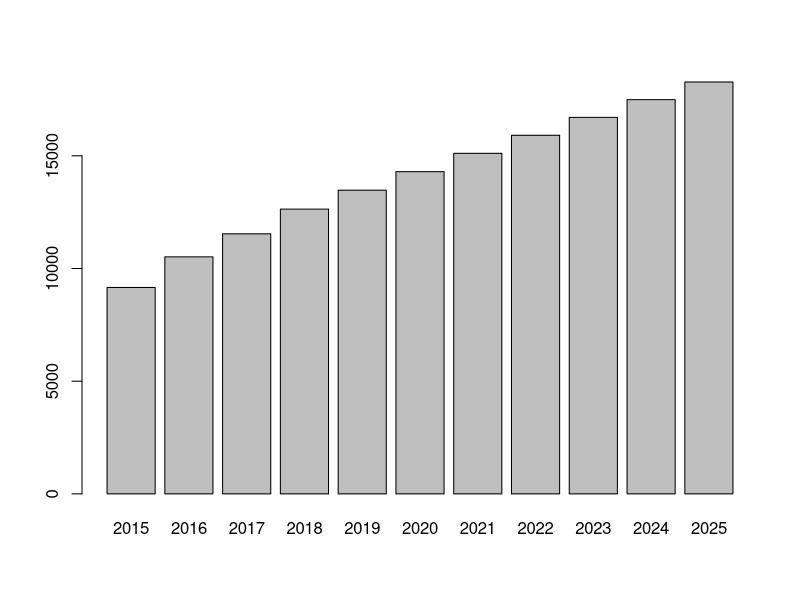
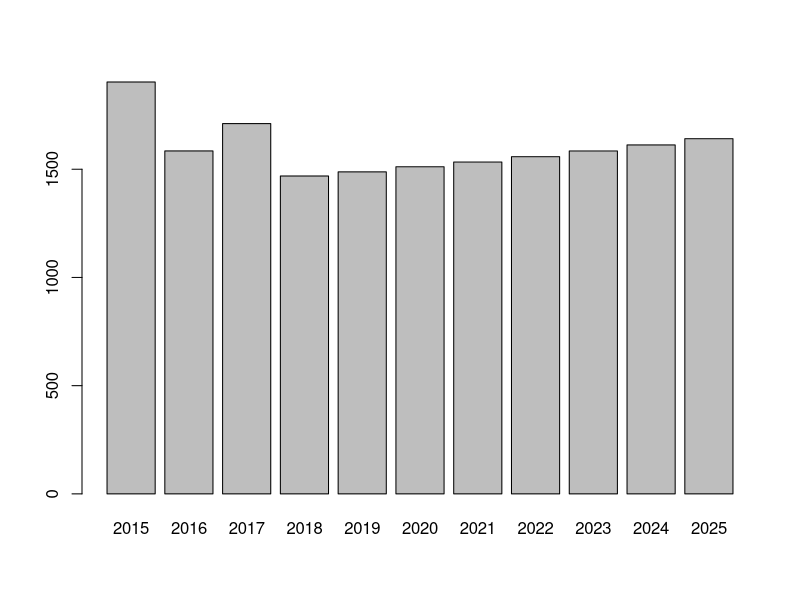
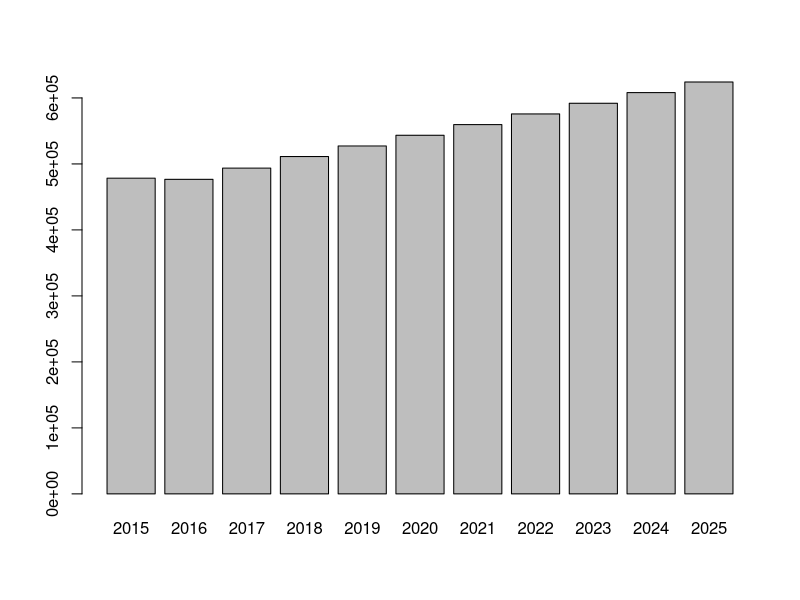
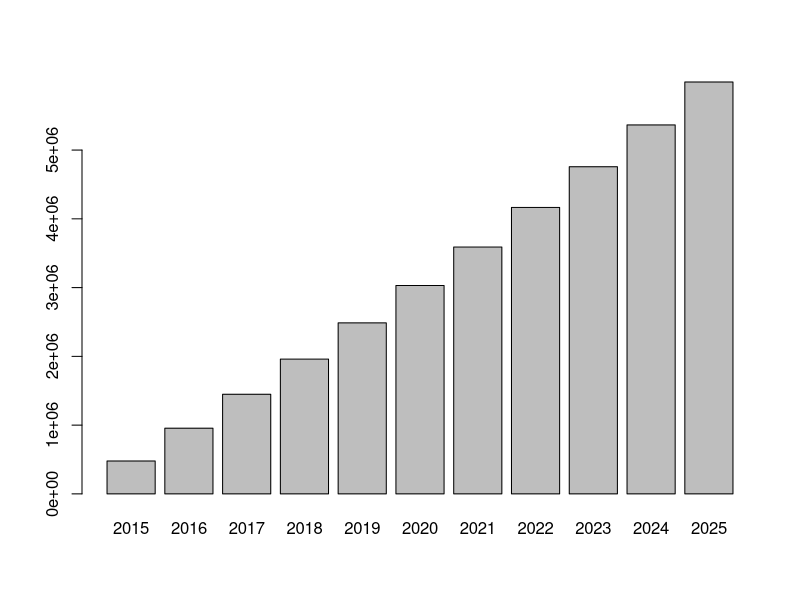
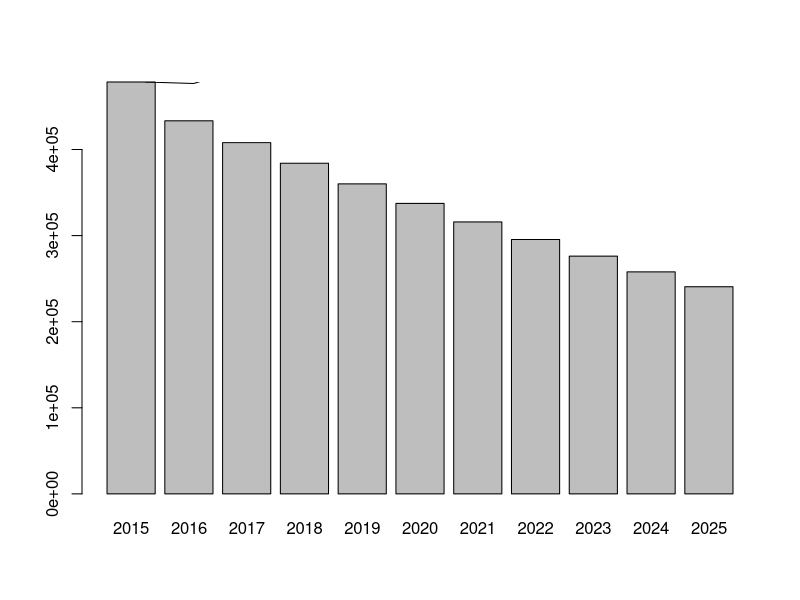
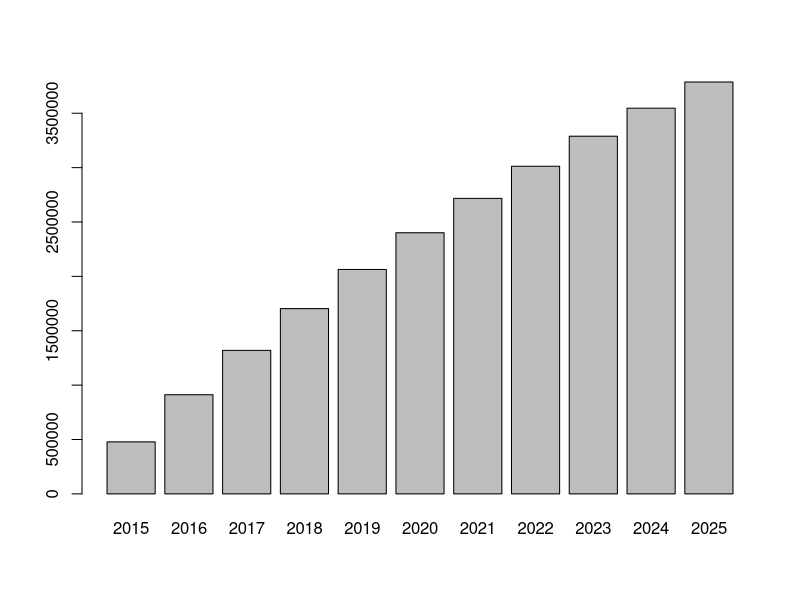

Generate these figures, in order, with R:
# __________________________________________________________
# //////////////////////////////////////////////////////////
#
#    MODULE 4 - CUSTOMER LIFETIME VALUE
# __________________________________________________________
# //////////////////////////////////////////////////////////


# --- SEGMENT CUSTOMERS IN 2014 AND 2015 -------------------
# To clean up the memory of your current R session run the following line
rm(list=ls(all=TRUE))

# Load text file into local variable called 'data'
data = read.delim(file = 'purchases.txt', header = FALSE, sep = '\t', dec = '.')

# Add headers and interpret the last column as a date, extract year of purchase
colnames(data) = c('customer_id', 'purchase_amount', 'date_of_purchase')
data$date_of_purchase = as.Date(data$date_of_purchase, "%Y-%m-%d")
data$year_of_purchase = as.numeric(format(data$date_of_purchase, "%Y"))
data$days_since       = as.numeric(difftime(time1 = "2016-01-01",
                                            time2 = data$date_of_purchase,
                                            units = "days"))

# Invoke library to compute key marketing indicators using SQL language
library(sqldf)

# Segment customers in 2015
customers_2015 = sqldf("SELECT customer_id,
                       MIN(days_since) AS 'recency',
                       MAX(days_since) AS 'first_purchase',
                       COUNT(*) AS 'frequency',
                       AVG(purchase_amount) AS 'amount'
                       FROM data GROUP BY 1")
customers_2015$segment = "NA"
customers_2015$segment[which(customers_2015$recency > 365*3)] = "inactive"
customers_2015$segment[which(customers_2015$recency <= 365*3 & customers_2015$recency > 365*2)] = "cold"
customers_2015$segment[which(customers_2015$recency <= 365*2 & customers_2015$recency > 365*1)] = "warm"
customers_2015$segment[which(customers_2015$recency <= 365)] = "active"
customers_2015$segment[which(customers_2015$segment == "warm" & customers_2015$first_purchase <= 365*2)] = "new warm"
customers_2015$segment[which(customers_2015$segment == "warm" & customers_2015$amount < 100)] = "warm low value"
customers_2015$segment[which(customers_2015$segment == "warm" & customers_2015$amount >= 100)] = "warm high value"
customers_2015$segment[which(customers_2015$segment == "active" & customers_2015$first_purchase <= 365)] = "new active"
customers_2015$segment[which(customers_2015$segment == "active" & customers_2015$amount < 100)] = "active low value"
customers_2015$segment[which(customers_2015$segment == "active" & customers_2015$amount >= 100)] = "active high value"
customers_2015$segment = factor(x = customers_2015$segment, levels = c("inactive", "cold",
                                                                       "warm high value", "warm low value", "new warm",
                                                                       "active high value", "active low value", "new active"))

# Segment customers in 2014
customers_2014 = sqldf("SELECT customer_id,
                       MIN(days_since) - 365 AS 'recency',
                       MAX(days_since) - 365 AS 'first_purchase',
                       COUNT(*) AS 'frequency',
                       AVG(purchase_amount) AS 'amount'
                       FROM data
                       WHERE days_since > 365
                       GROUP BY 1")
customers_2014$segment = "NA"
customers_2014$segment[which(customers_2014$recency > 365*3)] = "inactive"
customers_2014$segment[which(customers_2014$recency <= 365*3 & customers_2014$recency > 365*2)] = "cold"
customers_2014$segment[which(customers_2014$recency <= 365*2 & customers_2014$recency > 365*1)] = "warm"
customers_2014$segment[which(customers_2014$recency <= 365)] = "active"
customers_2014$segment[which(customers_2014$segment == "warm" & customers_2014$first_purchase <= 365*2)] = "new warm"
customers_2014$segment[which(customers_2014$segment == "warm" & customers_2014$amount < 100)] = "warm low value"
customers_2014$segment[which(customers_2014$segment == "warm" & customers_2014$amount >= 100)] = "warm high value"
customers_2014$segment[which(customers_2014$segment == "active" & customers_2014$first_purchase <= 365)] = "new active"
customers_2014$segment[which(customers_2014$segment == "active" & customers_2014$amount < 100)] = "active low value"
customers_2014$segment[which(customers_2014$segment == "active" & customers_2014$amount >= 100)] = "active high value"
customers_2014$segment = factor(x = customers_2014$segment, levels = c("inactive", "cold",
                                                                       "warm high value", "warm low value", "new warm",
                                                                       "active high value", "active low value", "new active"))


# --- COMPUTE TRANSITION MATRIX ----------------------------


# Compute transition matrix
new_data = merge(x = customers_2014, y = customers_2015, by = "customer_id", all.x = TRUE)
head(new_data)
transition = table(new_data$segment.x, new_data$segment.y)
print(transition)

# Divide each row by its sum
transition = transition / rowSums(transition)
print(transition)


# --- USE TRANSITION MATRIX TO MAKE PREDICTIONS ------------


# Initialize a matrix with the number of customers in each segment today and after 10 periods
segments = matrix(nrow = 8, ncol = 11)
segments[, 1] = table(customers_2015$segment)
colnames(segments) = 2015:2025
row.names(segments) = levels(customers_2015$segment)
print(segments)

# Compute for each an every period
for (i in 2:11) {
  segments[, i] = segments[, i-1] %*% transition
  segments[8,i] = 1000
}

# Plot inactive, active high value customers over time
barplot(segments[1, ])
barplot(segments[2, ])

# Display how segments will evolve over time
print(round(segments))

yearly_customers = colSums(segments)


# --- COMPUTE THE (DISCOUNTED) CLV OF A DATABASE -----------


# Yearly revenue per segment
# This comes directly from module 2, lines 160-161
yearly_revenue = c(0, 0, 0, 0, 0, 323.57, 52.31, 79.17)

# Compute revenue per segment
revenue_per_segment = yearly_revenue * segments
print(revenue_per_segment)

# Compute yearly revenue
yearly_revenue = colSums(revenue_per_segment)
print(round(yearly_revenue))
barplot(yearly_revenue)

# Compute cumulated revenue
cumulated_revenue = cumsum(yearly_revenue)
print(round(cumulated_revenue))
barplot(cumulated_revenue)

# Create a discount factor
discount_rate = 0.10
discount = 1 / ((1 + discount_rate) ^ ((1:11) - 1))
print(discount)

# Compute discounted yearly revenue
disc_yearly_revenue = yearly_revenue * discount
print(round(disc_yearly_revenue))
barplot(disc_yearly_revenue)
lines(yearly_revenue)

# Compute discounted cumulated revenue
disc_cumulated_revenue = cumsum(disc_yearly_revenue)
print(round(disc_cumulated_revenue))
barplot(disc_cumulated_revenue)

# What is the database worth?
print(disc_cumulated_revenue[11] - yearly_revenue[1])
